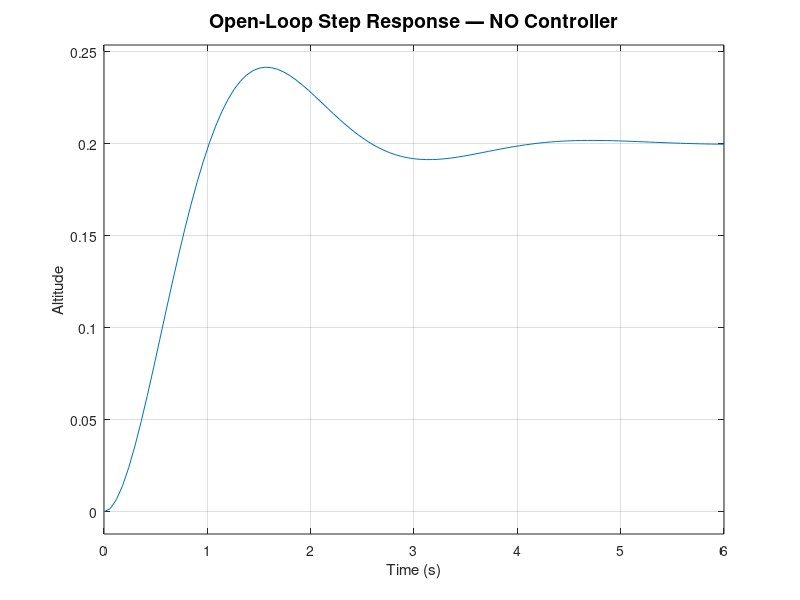

The MATLAB source for this figure: (Note: this script raises an error after producing the figure.)
%% ================================================
%  SCRIPT 1: Open-Loop Analysis
%  Control Craft Hackathon 2026 — PS1
%  Drone Altitude Stabilization
%  Team: [Your Name] & [Partner Name]
%% ================================================

clc; clear; close all;

%% STEP 1: Define the plant (EXACTLY as given in problem statement)
G = tf([1], [1, 2, 5]);   % G(s) = 1/(s^2 + 2s + 5)

disp('=========================================');
disp('        PLANT TRANSFER FUNCTION         ');
disp('=========================================');
G

%% STEP 2: Calculate system parameters
wn   = sqrt(5);           % Natural frequency
zeta = 2 / (2 * wn);      % Damping ratio

fprintf('\n--- System Parameters ---\n');
fprintf('Natural Frequency (wn)  : %.4f rad/s\n', wn);
fprintf('Damping Ratio (zeta)    : %.4f\n', zeta);
fprintf('Open-Loop Poles         : -1 + 2j and -1 - 2j\n');
fprintf('System Type             : Underdamped (zeta < 1)\n');

%% STEP 3: Open-loop step response
figure('Name', 'Open-Loop Step Response', 'NumberTitle', 'off');
step(G);
title('Open-Loop Step Response — NO Controller', 'FontSize', 14);
xlabel('Time (s)'); ylabel('Altitude');
grid on;

% Get step info
info_ol = stepinfo(G);

fprintf('\n--- Open-Loop Performance (NO controller) ---\n');
fprintf('Overshoot     : %.2f%%   (SPEC: < 10%%)  [%s]\n', ...
    info_ol.Overshoot, passOrFail(info_ol.Overshoot < 10));
fprintf('Settling Time : %.2f s  (SPEC: < 3s)   [%s]\n', ...
    info_ol.SettlingTime, passOrFail(info_ol.SettlingTime < 3));
fprintf('Rise Time     : %.2f s\n', info_ol.RiseTime);
fprintf('Conclusion    : CONTROLLER REQUIRED\n');

%% STEP 4: Pole-Zero Map
figure('Name', 'Pole-Zero Map', 'NumberTitle', 'off');
pzmap(G);
title('Pole-Zero Map — Open-Loop Plant', 'FontSize', 14);
grid on;

%% STEP 5: Bode plot
figure('Name', 'Bode Plot', 'NumberTitle', 'off');
bode(G);
title('Bode Plot — Open-Loop Plant', 'FontSize', 14);
grid on;

[Gm, Pm] = margin(G);
fprintf('\n--- Frequency Domain (Open-Loop) ---\n');
fprintf('Gain Margin   : %.2f dB\n', 20*log10(Gm));
fprintf('Phase Margin  : %.2f deg\n', Pm);

disp('\nScript 1 COMPLETE. Save all 3 plot screenshots.');

%% Helper function
function s = passOrFail(cond)
if cond; s = 'PASS'; else; s = 'FAIL'; end
end
